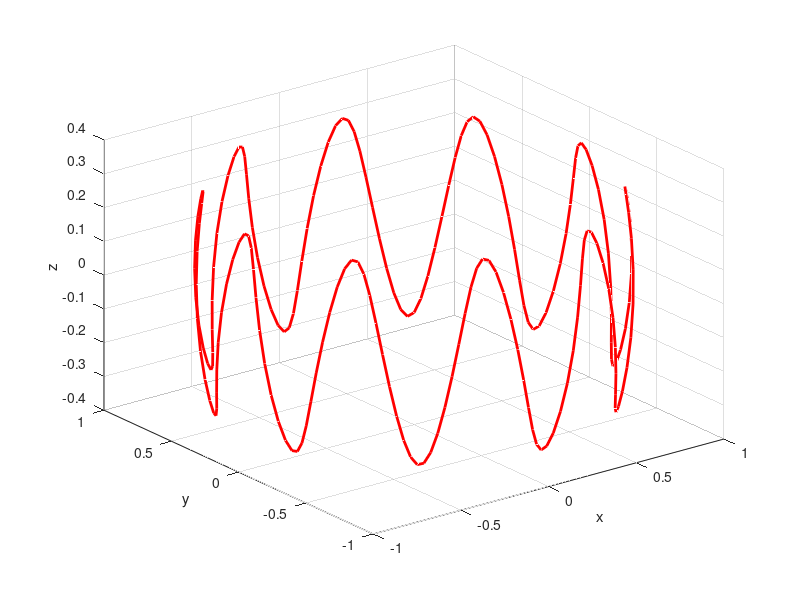

Recreate this plot in MATLAB.
% plotting_3D.m

% % Sperical helix
% c=5;
% t=linspace(0,10*pi,200);
% x=sin(t/(2*c)).*cos(t);
% y=sin(t/(2*c)).*sin(t);
% z=cos(t/(2*c));
% plot3(x,y,z,'r','LineWidth',2), grid on, xlabel('x'), ylabel('y'), zlabel('z')

% Sine wave on a sphere
a=10;
b=1;
c=0.3;
t=linspace(0,2*pi,200);
x=cos(t).*sqrt(b^2-(c^2*cos(a*t).^2));
y=sin(t).*sqrt(b^2-(c^2*cos(a*t).^2));
z=c*cos(a*t);
plot3(x,y,z,'r','LineWidth',2), grid on, xlabel('x'), ylabel('y'), zlabel('z')

% % Sine surface
% u=linspace(0,2*pi,50);
% v=u;
% [u,v]=meshgrid(u,v);
% x=sin(u);
% y=sin(v);
% z=sin(u+v);
% surf(x,y,z), axis off, shading interp
% 
% % Spring
% r1=0.5;
% r2=0.5;
% t=1.5;
% 
% u=linspace(0,10*pi,100);
% v=u;
% [u,v]=meshgrid(u,v);
% 
% x=(1-r1*cos(v)).*cos(u);
% y=(1-r1*cos(v)).*sin(u);
% z=r2*(sin(v)+t*(u/pi));
% figure
% surf(x,y,z), axis off, shading interp

% Elliptic torus
% c=2.5;
% 
% u=linspace(-pi,pi,100);
% v=linspace(0,pi,100);
% [u,v]=meshgrid(u,v);
% 
% x=(c+cos(v)).*cos(u);
% y=(c+cos(v)).*sin(u);
% z=sin(v).*cos(v);
% figure
% surf(x,y,z), shading interp

